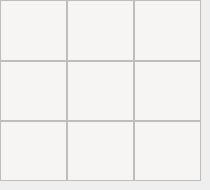
       <widget class="QWidget" name="widget_11" native="true">
        <widget class="QWidget" name="gridLayoutWidget_11">
         <property name="geometry">
          <rect>
           <x>0</x>
           <y>0</y>
           <width>201</width>
           <height>181</height>
          </rect>
         </property>
         <layout class="QGridLayout" name="gridLayout_13">
          <property name="spacing">
           <number>0</number>
          </property>
          <item row="0" column="1">
           <widget class="QTextEdit" name="textEdit_62">
            <property name="font">
             <font>
              <pointsize>24</pointsize>
              <bold>true</bold>
             </font>
            </property>
            <property name="styleSheet">
             <string notr="true">background-color:rgb(246, 245, 244);
text-align:center;
color:black;</string>
            </property>
            <property name="cursorWidth">
             <number>0</number>
            </property>
           </widget>
          </item>
          <item row="0" column="2">
           <widget class="QTextEdit" name="textEdit_63">
            <property name="font">
             <font>
              <pointsize>24</pointsize>
              <bold>true</bold>
             </font>
            </property>
            <property name="styleSheet">
             <string notr="true">background-color:rgb(246, 245, 244);
text-align:center;
color:black;</string>
            </property>
            <property name="cursorWidth">
             <number>0</number>
            </property>
           </widget>
          </item>
          <item row="0" column="0">
           <widget class="QTextEdit" name="textEdit_61">
            <property name="font">
             <font>
              <pointsize>24</pointsize>
              <bold>true</bold>
             </font>
            </property>
            <property name="styleSheet">
             <string notr="true">background-color:rgb(246, 245, 244);
text-align:center;
color:black;</string>
            </property>
            <property name="cursorWidth">
             <number>0</number>
            </property>
           </widget>
          </item>
          <item row="1" column="2">
           <widget class="QTextEdit" name="textEdit_72">
            <property name="font">
             <font>
              <pointsize>24</pointsize>
              <bold>true</bold>
             </font>
            </property>
            <property name="styleSheet">
             <string notr="true">background-color:rgb(246, 245, 244);
text-align:center;
color:black;</string>
            </property>
            <property name="cursorWidth">
             <number>0</number>
            </property>
           </widget>
          </item>
          <item row="1" column="0">
           <widget class="QTextEdit" name="textEdit_70">
            <property name="font">
             <font>
              <pointsize>24</pointsize>
              <bold>true</bold>
             </font>
            </property>
            <property name="styleSheet">
             <string notr="true">background-color:rgb(246, 245, 244);
text-align:center;
color:black;</string>
            </property>
            <property name="cursorWidth">
             <number>0</number>
            </property>
           </widget>
          </item>
          <item row="1" column="1">
           <widget class="QTextEdit" name="textEdit_71">
            <property name="font">
             <font>
              <pointsize>24</pointsize>
              <bold>true</bold>
             </font>
            </property>
            <property name="styleSheet">
             <string notr="true">background-color:rgb(246, 245, 244);
text-align:center;
color:black;</string>
            </property>
            <property name="cursorWidth">
             <number>0</number>
            </property>
           </widget>
          </item>
          <item row="2" column="0">
           <widget class="QTextEdit" name="textEdit_79">
            <property name="font">
             <font>
              <pointsize>24</pointsize>
              <bold>true</bold>
             </font>
            </property>
            <property name="styleSheet">
             <string notr="true">background-color:rgb(246, 245, 244);
text-align:center;
color:black;</string>
            </property>
            <property name="cursorWidth">
             <number>0</number>
            </property>
           </widget>
          </item>
          <item row="2" column="1">
           <widget class="QTextEdit" name="textEdit_80">
            <property name="font">
             <font>
              <pointsize>24</pointsize>
              <bold>true</bold>
             </font>
            </property>
            <property name="styleSheet">
             <string notr="true">background-color:rgb(246, 245, 244);
text-align:center;
color:black;</string>
            </property>
            <property name="cursorWidth">
             <number>0</number>
            </property>
           </widget>
          </item>
          <item row="2" column="2">
           <widget class="QTextEdit" name="textEdit_81">
            <property name="font">
             <font>
              <pointsize>24</pointsize>
              <bold>true</bold>
             </font>
            </property>
            <property name="styleSheet">
             <string notr="true">background-color:rgb(246, 245, 244);
text-align:center;
color:black;</string>
            </property>
            <property name="cursorWidth">
             <number>0</number>
            </property>
           </widget>
          </item>
         </layout>
        </widget>
       </widget>
